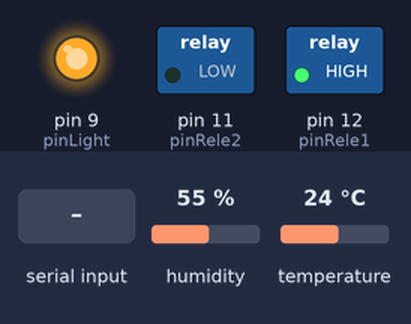
This sketch was run on a simulated Arduino Uno, built with avr-gcc and run on an emulated ATmega328P. Shown: switched loads named in the sketch (green lamp = pin HIGH), output pins drawn as LEDs (lit = HIGH). Inputs (shaded band) come from the test bench; at power-on: humidity 55 %, temperature 24 °C.

Above: at 1.2 s.
1.3 s: "c" received over Serial
At 2.5 s:
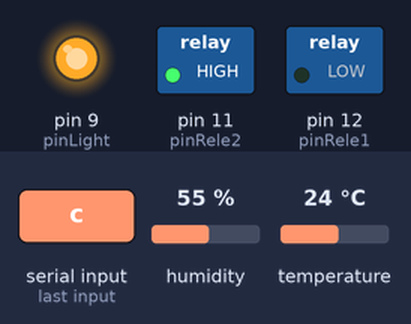
2.8 s: "d" received over Serial
At 3.9 s:
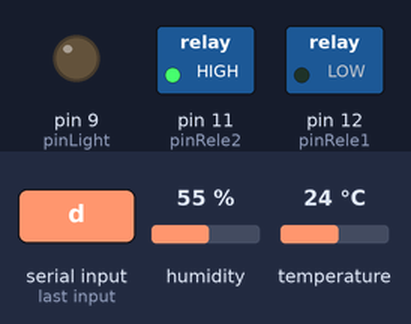
4.3 s: "o" received over Serial
At 5.0 s:
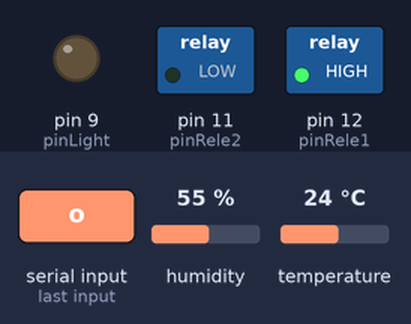
5.8 s: "l" received over Serial
At 6.2 s:
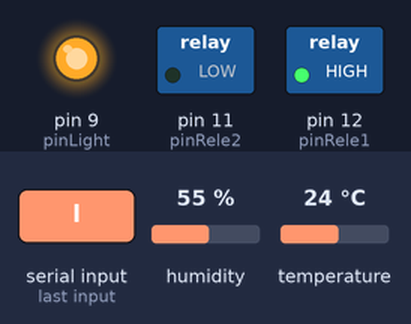
Timing chart, 0 to 8.3 s (numbered marks = the images above; inputs shaded):
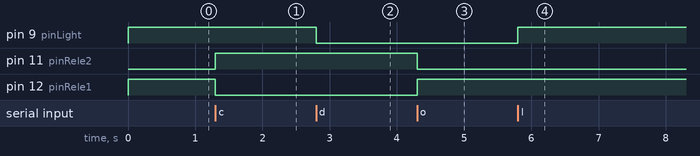

The sketch:

firmware.ino
```cpp
#include "DHT.h"

#define pinDHT 8
#define pinLight 9
#define pinRele1 12
#define pinRele2 11

DHT coopDHT(pinDHT, DHT11);

float temp = 0;
float hum = 0;
unsigned long previousMillis = 0;  // Stores the last time the method was called
const long interval = 1000;
bool doorOpen = true;
bool light = true;

void processCommand() {
  char c = Serial.read();
  if (c == 'j') {
    String json = "{\"temperature\":" + String(temp) + ", \"humidity\":" + String(hum) + "}";
    Serial.println(json);
  } else if (c == 'o') {
    doorOpen = true;
    serviceOutputs();
  } else if (c == 'c') {
    doorOpen = false;
    serviceOutputs();
  } else if (c == 'l') {
    light = true;
    serviceOutputs();
  } else if (c == 'd') {
    light = false;
    serviceOutputs();
  } else if (c == 's') {
    //String json = "{\"door\":" + String(doorOpen) + ", \"lamp\":" + String(light) + "}";
    String json = "{\"door\":" + String(doorOpen ? "\"open\"" : "\"close\"") + ", \"lamp\":" + String(light ? "\"on\"" : "\"off\"") + "}";
    Serial.println(json);
  }
}

void readDhtData() {
  float value = coopDHT.readTemperature();
  if (!isnan(value))
    temp = value;
  value = coopDHT.readHumidity();
  if (!isnan(value))
    hum = value;
}

void serviceOutputs() {
  if (doorOpen) {
    digitalWrite(pinRele1, HIGH);
    digitalWrite(pinRele2, LOW);
  } else {
    digitalWrite(pinRele1, LOW);
    digitalWrite(pinRele2, HIGH);
  }
  if (light) {
    digitalWrite(pinLight, HIGH);
  } else {
    digitalWrite(pinLight, LOW);
  }
}

void setup() {

  pinMode(pinLight, OUTPUT);
  pinMode(pinRele1, OUTPUT);
  pinMode(pinRele2, OUTPUT);
  Serial.begin(9600);
  coopDHT.begin();
  serviceOutputs();
}

void loop() {
  unsigned long currentMillis = millis();
  if (currentMillis - previousMillis >= interval) {
    previousMillis = currentMillis;
    readDhtData();
  }
  processCommand();
}
```

Measured:
- after the input at 1.3 s, pin 11 (pinRele2): LOW → HIGH at once; pin 12 (pinRele1): HIGH → LOW at once
- after the input at 2.8 s, pin 9 (pinLight): HIGH → LOW at once
- after the input at 4.3 s, pin 11 (pinRele2): HIGH → LOW at once; pin 12 (pinRele1): LOW → HIGH at once
- after the input at 5.8 s, pin 9 (pinLight): LOW → HIGH at once
